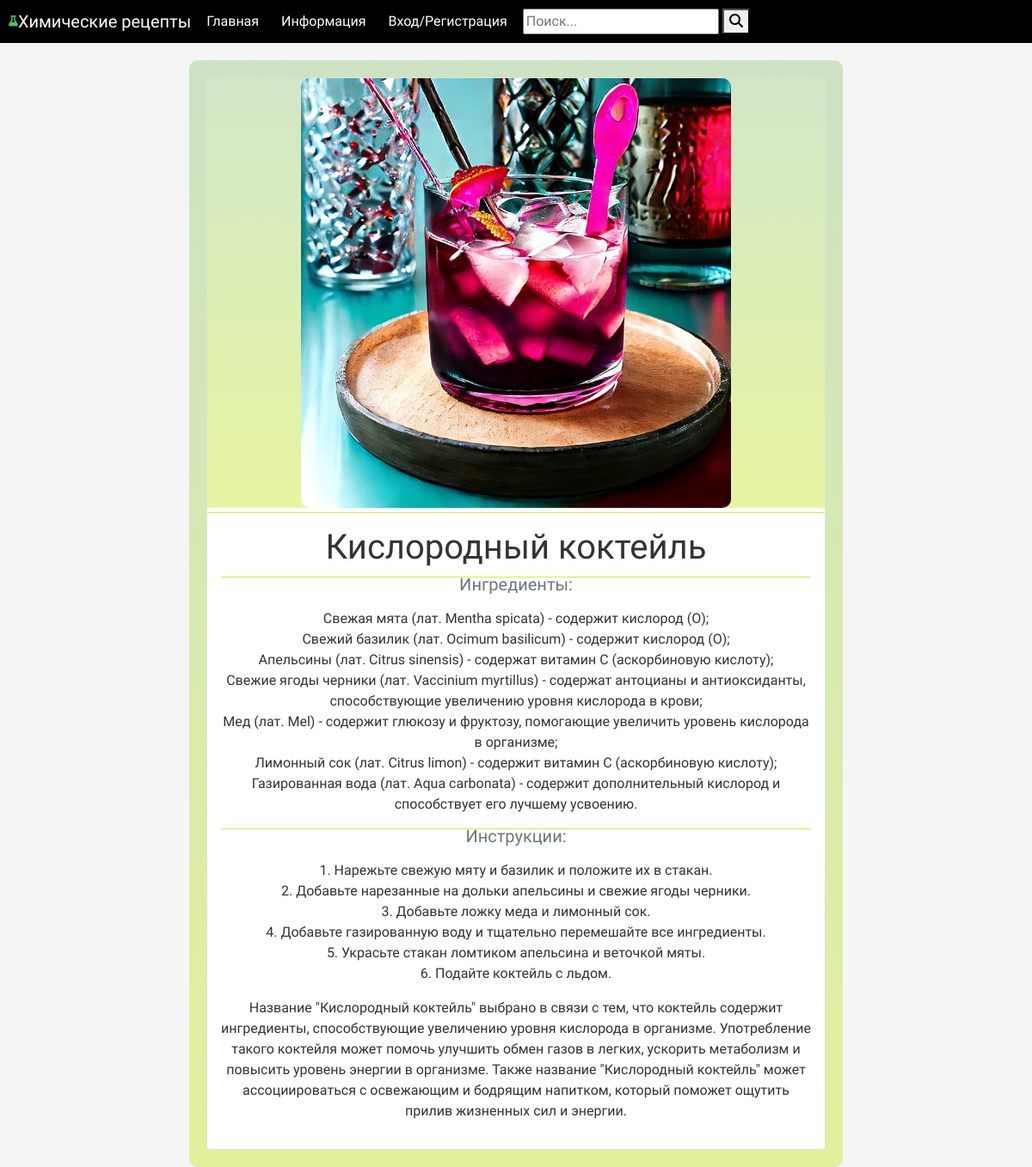
Page /2/ on the committed database.
### recipes/models.py (models this page shows, shortened)
class Recipe(models.Model):
    name = models.CharField(max_length=100)
    ingredients = models.TextField()
    instructions = models.TextField()
    image = models.ImageField(upload_to='recipe_image/', blank=True, null=True)
    created_date = models.DateTimeField(auto_now_add=True)

### recipes/views.py (the view)
# urls.py: path('<int:recipe_id>/', views.recipe_detail, name='recipe_detail'),
def recipe_detail(request, recipe_id):
    recipe = get_object_or_404(Recipe, id=recipe_id)
    favorite_exists = False
    if request.user.is_authenticated:
        if Favorite.objects.filter(user=request.user, recipe=recipe).exists():
            favorite_exists = True
    context = {
        'recipe': recipe,
        'favorite_exists': favorite_exists,
    }
    return render(request, 'recipe_detail.html', context=context)

### recipes/templates/recipe_detail.html (shortened to what this page needs)
{% extends 'base.html' %}
{% block content %}
<div class="row">
    <div class="col-md-8 mx-auto" style="margin-top: 20px; padding: 20px; max-width: 1000px; background: linear-gradient(to bottom, rgba(180, 214, 163, 0.6), rgba(206, 235, 66, 0.5)); border-radius: 10px; text-align: center;">
        <div class="card">
            <div style="display: flex; justify-content: center; background: linear-gradient(to bottom, rgba(180, 214, 163, 0.6), rgba(206, 235, 66, 0.5));" ">
                <img src="{{ recipe.image.url }}" alt="{{ recipe.name }}" class="card-img-top" style="width: 500px; height: 500px; object-position: center center; object-fit: cover; border-radius: 10px; ">
            </div>
            <div style="margin-top: 5px; border-top: 1px solid rgba(206, 235, 66, 1);">
                <div class="card-body text-center">
                    <h1 class="card-title">{{ recipe.name }}</h1>
                    <div style="margin-top: 10px; border-top: 1px solid rgba(206, 235, 66, 1);"> </div>
                    <h5 class="card-subtitle mb-2 text-muted">Ингредиенты:</h5>
                    <p class="card-text">{{ recipe.ingredients|linebreaks }}</p>
                    <div style="margin-top: 10px; border-top: 1px solid rgba(206, 235, 66, 1);"> </div>
                    <h5 class="card-subtitle mb-2 text-muted">Инструкции:</h5>
                    <p class="card-text">{{ recipe.instructions|linebreaks }}</p>
                </div>
            </div>
        </div>
    </div>
</div>
{% endblock %}

### rows in the picture
Recipe: image (picture), name "Кислородный коктейль", ingredients "Свежая мята (лат. Mentha spicata) - содержит кислород (O); Свежий базилик (лат. Ocimum basilicum) - содержит кислород (O); Апельсины (лат. Citrus sinensis) - содержат витамин C (аскорбиновую кислоту); Свежие ягоды черники (лат. Vaccinium myrtillus) - содержат антоцианы и антиоксиданты, способствующие увеличению уровня кислорода в крови; Мед (лат. Mel) - содержит глюкозу и фруктозу, помогающие увеличить уровень кислорода в организме; Лимонный сок (лат. Citrus limon) - содержит витамин C (аскорбиновую кислоту); Газированная вода (лат. Aqua carbonata) - содержит дополнительный кислород и способствует его лучшему усвоению.", instructions "1. Нарежьте свежую мяту и базилик и положите их в стакан. 2. Добавьте нарезанные на дольки апельсины и свежие ягоды черники. 3. Добавьте ложку меда и лимонный сок. 4. Добавьте газированную воду и тщательно перемешайте все ингредиенты. 5. Украсьте стакан ломтиком апельсина и веточкой мяты. 6. Подайте коктейль с льдом. Название \"Кислородный коктейль\" выбрано в связи с тем, что коктейль содержит ингредиенты, способствующие увеличению уровня кислорода в организме. Употребление такого коктейля может помочь улучшить обмен газов в легких, ускорить метаболизм и повысить уровень энергии в организме. Также название \"Кислородный коктейль\" может ассоциироваться с освежающим и бодрящим напитком, который…"
